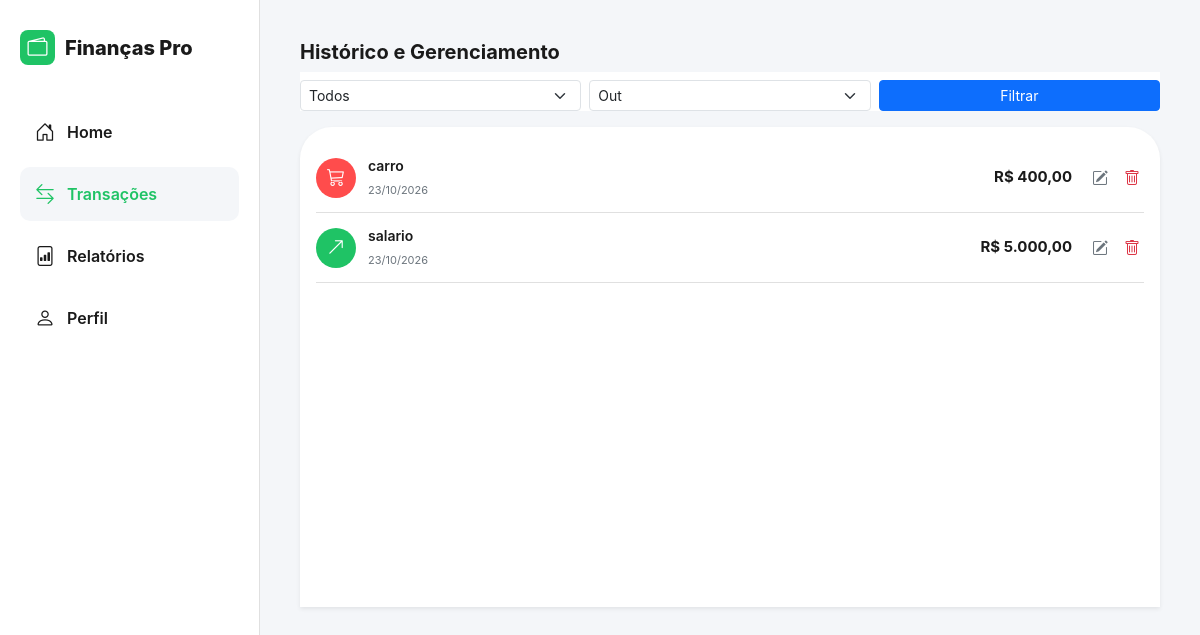
/transacoes (signed in), run on the app's committed database.
### tables this page shows
CREATE TABLE transacoes (
                    id INTEGER PRIMARY KEY AUTOINCREMENT,
                    usuario_id INTEGER NOT NULL,
                    tipo TEXT NOT NULL,
                    categoria TEXT NOT NULL,
                    descricao TEXT,
                    data DATE NOT NULL,
                    valor INTEGER NOT NULL, 
                    icone TEXT NOT NULL,
                    FOREIGN KEY (usuario_id) REFERENCES usuario (id)
                );

### app.py (the view)
@app.route('/transacoes')
@login_required
def transacoes():
    uid = session['usuario_id']
    tipo_filtro = request.args.get('tipo', '')
    mes_filtro = request.args.get('mes', str(datetime.now().month))
    ano_filtro = request.args.get('ano', str(datetime.now().year))
    lista = transacao_repo.buscar_com_filtro(uid, tipo_filtro, mes_filtro, ano_filtro)
    return render_template('transacoes.html', transacoes=lista, tipo_f=tipo_filtro, mes_f=mes_filtro, ano_f=ano_filtro, meses=MESES)

### app.py (called while the page is built)
def login_required(f):
    @wraps(f)
    def decorated_function(*args, **kwargs):
        if 'usuario_id' not in session:
            return redirect(url_for('login'))
        return f(*args, **kwargs)
    return decorated_function

@app.context_processor
def inject_globals():
    if 'usuario_id' in session:
        uid = session['usuario_id']
        usr = usuario_repo.buscar_por_id(uid)
        hoje = datetime.now().strftime('%Y-%m-%d')
        cats_ganho = transacao_repo.buscar_categorias_unicas(uid, 'ganho')
        cats_gasto = transacao_repo.buscar_categorias_unicas(uid, 'gasto')
        return dict(usuario_global=usr, hoje_data=hoje, cats_ganho=cats_ganho, cats_gasto=cats_gasto)
    return dict()

### database.py (called while the page is built)
    def get_connection(self):
        conn = sqlite3.connect(self.db_name)
        conn.row_factory = sqlite3.Row
        return conn

### models.py (called while the page is built)
    def formatar_valor(self):
        return f"{(self.valor_centavos / 100.0):,.2f}".replace(',', 'X').replace('.', ',').replace('X', '.')

### repositories.py (called while the page is built)
    def buscar_por_id(self, id_usuario):
        with self.db.get_connection() as conn:
            row = conn.execute("SELECT * FROM usuario WHERE id = ?", (id_usuario,)).fetchone()
            if row:
                d = dict(row)
                return Usuario(id=d['id'], nome=d['nome'], email=d['email'], telefone=d.get('telefone', ''), senha_hash=d['senha_hash'],
                               tema=d.get('tema', 'light'), input_pix=d.get('input_pix', 0),
                               tentativas_login=d.get('tentativas_login', 0), bloqueado_ate=d.get('bloqueado_ate'),
                               codigo_recuperacao=d.get('codigo_recuperacao'), data_cadastro=d.get('data_cadastro'),
                               data_exclusao=d.get('data_exclusao')) # Adicionado
            return None

    def buscar_categorias_unicas(self, usuario_id, tipo):
        with self.db.get_connection() as conn:
            rows = conn.execute("SELECT DISTINCT categoria FROM transacoes WHERE usuario_id = ? AND tipo = ? ORDER BY categoria", (usuario_id, tipo)).fetchall()
            return [r['categoria'] for r in rows]

### templates/transacoes.html (shortened to what this page needs)
{% extends 'base.html' %}
{% block content %}
<div class="px-3 px-lg-0 mb-3">
    <h5 class="fw-bold mb-3">Histórico e Gerenciamento</h5>
    <form class="dashboard-card" method="GET" action="/transacoes">
        <div class="row g-2">
            <div class="col-4">
                <select name="tipo" class="form-select form-select-sm">
                    <option value="">Todos</option>
                </select>
            </div>
            <div class="col-4">
                <select name="mes" class="form-select form-select-sm">
                    {% for n, m in meses.items() %}
                    <option value="{{ n }}" {% if mes_f == n|string %}selected{% endif %}>{{ m[:3] }}</option>
                    {% endfor %}
                </select>
            </div>
            <div class="col-4"><button type="submit" class="btn btn-primary btn-sm w-100">Filtrar</button></div>
        </div>
    </form>
</div>
<div class="bg-white p-3 rounded-top-5 shadow-sm" style="min-height: 60vh;">
    {% if transacoes %}
        {% for t in transacoes %}
        <div class="transaction-item">
            <div class="t-icon {% if t.tipo == 'gasto' %}icon-red{% else %}icon-green{% endif %}"><i class="bi {{ t.icone }}"></i></div>
            <div class="t-details">
                <p class="t-title">{{ t.categoria }}</p>
                <small class="text-muted" style="font-size: 11px;">{{ t.data[-2:] }}/{{ t.data[5:7] }}/{{ t.data[:4] }}</small>
            </div>
            <div class="t-amount me-3">R$ {{ t.formatar_valor() }}</div>
            <div class="d-flex align-items-center gap-2">
                <button type="button" class="btn btn-sm btn-outline-secondary border-0 p-1" data-bs-toggle="modal" data-bs-target="#modalEditar{{ t.id }}" title="Editar">
                    <i class="bi bi-pencil-square fs-6"></i>
                </button>
                <form action="/deletar/{{ t.id }}" method="POST" class="m-0" onsubmit="return confirm('Tem certeza que deseja excluir esta transação?');">
                    <button type="submit" class="btn btn-sm btn-outline-danger border-0 p-1" title="Excluir">
                        <i class="bi bi-trash fs-6"></i>
                    </button>
                </form>
            </div>
        </div>
        {% endfor %}
    {% else %}
        <div class="text-center text-muted py-5"><p>Nenhuma transação encontrada neste período.</p></div>
    {% endif %}
</div>
{% endblock %}

### templates/base.html (style rules this page uses)
:root { --green-main: #1fc365; --red-main: #ff4c4c; --bg-color: #f4f6f9; --card-bg: #ffffff; --text-dark: #1a1a1a; --border-color: #e0e0e0; --text-muted: #6c757d; }
body { background-color: var(--bg-color) !important; color: var(--text-dark) !important; font-family: -apple-system, sans-serif; margin: 0; padding: 0; transition: background 0.3s; }
@media (min-width: 992px) { body { display: flex; height: 100vh; overflow: hidden; } }
.dashboard-card, .bg-white { background: var(--card-bg) !important; color: var(--text-dark); }
.transaction-item { display: flex; align-items: center; padding: 12px 0; border-bottom: 1px solid var(--border-color); }
.t-icon { width: 40px; height: 40px; border-radius: 50%; display: flex; align-items: center; justify-content: center; color: white; font-size: 18px; margin-right: 12px; flex-shrink: 0; }
.icon-red { background-color: var(--red-main); }
.icon-green { background-color: var(--green-main); }
.t-details { flex-grow: 1; }
.t-title { font-size: 14px; font-weight: 600; margin: 0; }
.t-amount { font-weight: 700; font-size: 15px; text-align: right; }
.text-muted { color: var(--text-muted) !important; }

### data on the page
transacoes: categoria "carro", data "23", data "10", data "2026", formatar_valor "400,00"
transacoes: categoria "salario", data "23", data "10", data "2026", formatar_valor "5.000,00"

### other printed values
form field mes "Out"
